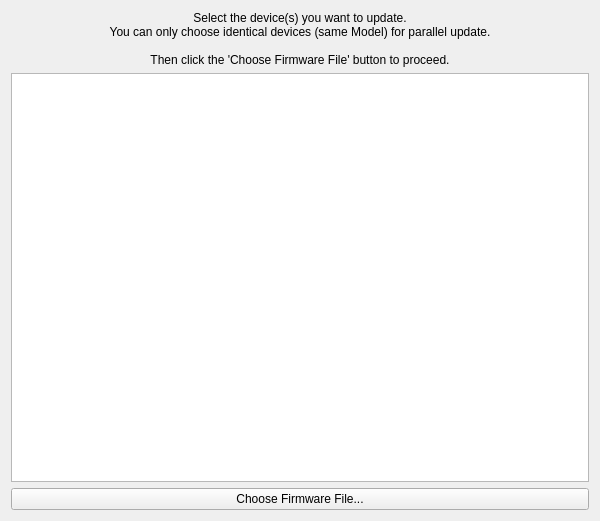
<?xml version="1.0" encoding="UTF-8"?>
<ui version="4.0">
 <class>MultiFirmwareUpdateDialog</class>
 <widget class="QWidget" name="MultiFirmwareUpdateDialog">
  <property name="geometry">
   <rect>
    <x>0</x>
    <y>0</y>
    <width>600</width>
    <height>521</height>
   </rect>
  </property>
  <property name="windowTitle">
   <string>Form</string>
  </property>
  <layout class="QVBoxLayout" name="verticalLayout">
   <item>
    <widget class="QLabel" name="descriptionLabel">
     <property name="sizePolicy">
      <sizepolicy hsizetype="Expanding" vsizetype="Minimum">
       <horstretch>0</horstretch>
       <verstretch>0</verstretch>
      </sizepolicy>
     </property>
     <property name="locale">
      <locale language="English" country="UnitedStates"/>
     </property>
     <property name="text">
      <string>Select the device(s) you want to update.
You can only choose identical devices (same Model) for parallel update.

Then click the 'Choose Firmware File' button to proceed.</string>
     </property>
     <property name="scaledContents">
      <bool>false</bool>
     </property>
     <property name="alignment">
      <set>Qt::AlignCenter</set>
     </property>
     <property name="wordWrap">
      <bool>true</bool>
     </property>
     <property name="margin">
      <number>0</number>
     </property>
     <property name="indent">
      <number>-1</number>
     </property>
     <property name="textInteractionFlags">
      <set>Qt::NoTextInteraction</set>
     </property>
    </widget>
   </item>
   <item>
    <widget class="QTableView" name="controllerTableView">
     <property name="accessibleName">
      <string>Devices</string>
     </property>
    </widget>
   </item>
   <item>
    <layout class="QHBoxLayout" name="horizontalLayout">
     <item>
      <widget class="QPushButton" name="buttonContinue">
       <property name="text">
        <string>Choose Firmware File...</string>
       </property>
      </widget>
     </item>
    </layout>
   </item>
  </layout>
 </widget>
 <resources/>
 <connections/>
</ui>
